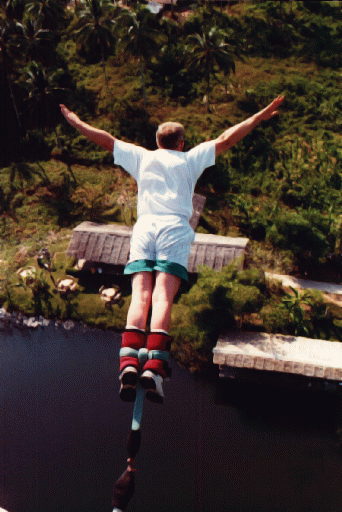
#> input picture image.png, 342 x 512 px
$ jupyter execute oliveira.ipynb
#> lines starting #> are read from the running program, lines starting #| are printed output that depends on the picture; after the words box and inside, x2 and y2 are one past the last pixel; in counts of white or black regions, pixels touching at a corner belong together
[cell 1]
import cv2
import numpy as np
import matplotlib.pyplot as plt
import plotly.express as px

[cell 2]
img = cv2.imread('image.png')
#> img is the input picture: shape (512, 342, 3); mean B, G, R 45.6, 52.7, 64.3
mask = cv2.imread('mask.png', 0)
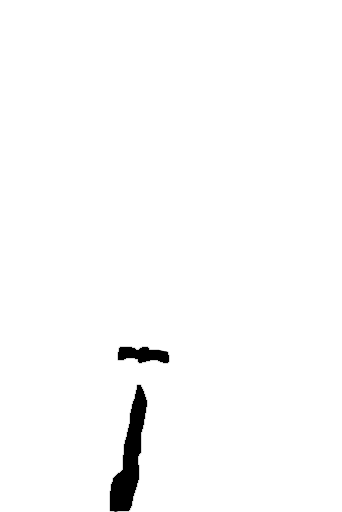
#> input picture mask.png, 342 x 512 px
#> mask: shape (512, 342); min 0, max 255, mean 251


# 2. On crée un "stack" (un paquet) des deux images
# Pour que ça marche, le masque doit avoir 3 canaux comme l'image
mask_3ch = cv2.merge([mask, mask, mask])
combined = np.stack([cv2.cvtColor(img, cv2.COLOR_BGR2RGB), mask_3ch])

# 3. Affichage avec Plotly Express
# facet_col=0 dit à Plotly de séparer le "stack" en deux colonnes
fig = px.imshow(combined, facet_col=0, binary_string=True)

# 4. On nomme les axes et les titres
fig.layout.annotations[0].text = "Image Originale"
fig.layout.annotations[1].text = "Masque"

fig.update_layout(showlegend=False)
fig.show()

[cell 3]
# [6 lines of commented-out code are left out]

mask = cv2.resize(mask, (img.shape[1], img.shape[0]))  # d'abord

pix_mask = []
for i in range(mask.shape[0]):
    for j in range(mask.shape[1]):
        if mask[i,j] < 100:
            pix_mask.append([i,j])

mask = cv2.resize(mask, (img.shape[1], img.shape[0]))
# mask_bin = cv2.threshold(mask, 127, 255, cv2.THRESH_BINARY)


# 3. Récupération du masque binaire (on prend l'index [1])
_, mask_only = cv2.threshold(mask, 127, 255, cv2.THRESH_BINARY)
#> mask_only: shape (512, 342); 98.4% white; 2 black regions, box (x1, y1, x2, y2) and area: (110, 385, 147, 512) 2125, (118, 347, 169, 363) 590

# 4. Application du masque
# On fait un "ET" entre l'image et elle-même, mais UNIQUEMENT là où le masque est blanc
img_m = cv2.bitwise_and(img, img, mask=mask_only)

# 5. Affichage Plotly Express
# Conversion BGR -> RGB pour que les couleurs soient les bonnes
img_m_rgb = cv2.cvtColor(img_m, cv2.COLOR_BGR2RGB)
fig = px.imshow(img_m_rgb)
fig.update_layout(title="Aperçu de la zone masquée (Coordonnées actives)")
fig.show()

[cell 4]
#algo

#noyeau 3 3
k = np.array([[1, 1, 1],
              [1, 0, 1],
              [1, 1, 1]])/8


k_5x5 = np.array([
    [1, 2,  4, 2, 1],
    [2, 4,  8, 4, 2],
    [4, 8,  0, 8, 4],
    [2, 4,  8, 4, 2],
    [1, 2,  4, 2, 1]
])
k_5x5 = k_5x5 / k_5x5.sum()  # normalisation propre


# [29 lines of commented-out code are left out]


mask_bool = np.zeros(img_m_rgb.shape[:2], dtype=bool)
for y, x in pix_mask:
    mask_bool[y, x] = True
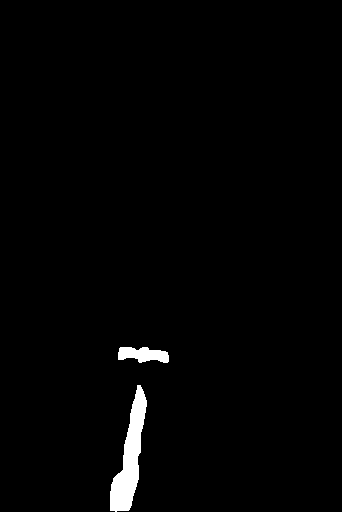
#> mask_bool: shape (512, 342) bool; 1.5% white; 2 white regions, box (x1, y1, x2, y2) and area: (110, 385, 147, 512) 2124, (118, 347, 169, 363) 589

k_5x5 = np.array([
    [1, 2,  4, 2, 1],
    [2, 4,  8, 4, 2],
    [4, 8,  0, 8, 4],
    [2, 4,  8, 4, 2],
    [1, 2,  4, 2, 1]
], dtype=np.float32) / 100

def algo_oliveira_opti(img, mask_indices, nb_iter=10):
#> called with nb_iter = 100
    image = img.astype(np.float32)

    #pix a reparés
    current_mask = set(map(tuple, mask_indices))

    for iteration in range(nb_iter):
        nouveaux_pixels = {}

        for (y, x) in current_mask:
            if not (2 <= y < image.shape[0]-2 and 2 <= x < image.shape[1]-2):
                continue

            voisins = image[y-2:y+3, x-2:x+3]

            # Masque de validité : sain = pas dans current_mask
            voisins_valides = np.array([
                [0 if (y+dy-2, x+dx-2) in current_mask else 1
                 for dx in range(5)]
                for dy in range(5)
            ], dtype=np.float32)

            noyau_adapte = k_5x5 * voisins_valides
            somme_poids = np.sum(noyau_adapte)

            if somme_poids > 0:
                noyau_normalise = noyau_adapte / somme_poids
                pixel_value = np.array([
                    np.sum(voisins[:,:,c] * noyau_normalise)
                    for c in range(3)
                ]) #numpy array r g b >< liste, pour pouvoir faire operations vectorielles
                #seuil :si assez de voisins sains, on valide ce pixel
                ratio_sains = somme_poids  # entre 0 et 1
                nouveaux_pixels[(y, x)] = (pixel_value, ratio_sains)

        if not nouveaux_pixels:
            break

        #ajout nouveaux pix a image et supp dans mask
        for (y, x), (pixel_value, ratio) in nouveaux_pixels.items():
            image[y, x] = pixel_value
            if ratio > 0.3:  #seuil
                current_mask.discard((y, x))

        print(f"It {iteration+1} : {len(current_mask)} pixels restants")
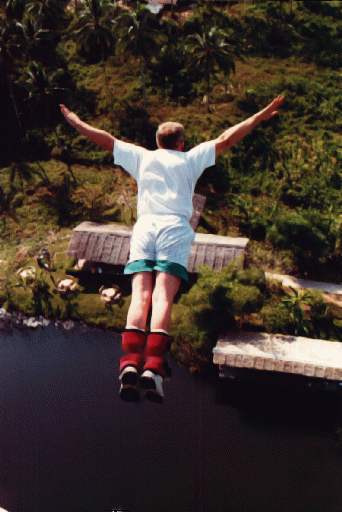
#> image: shape (512, 342, 3) float32; mean R, G, B 64.1, 52.4, 45.3

    return image.astype(np.uint8)
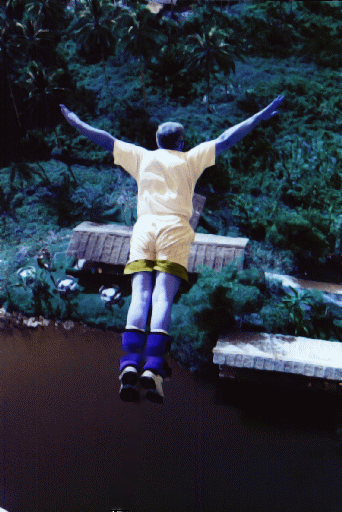
#> returned value: shape (512, 342, 3); mean of channels 0, 1, 2 64.1, 52.4, 45.3; drawn as B, G, R

[cell 5]
resultat = algo_oliveira_opti(img_m_rgb, pix_mask, nb_iter=100)
px.imshow(img_m_rgb).update_layout(title="Image depart").show()
px.imshow(resultat).update_layout(title="Image réparée").show()

[cell 6]
#algo oliviera classic 2001

def algo_oliveira(img, mask_indices, nb_iter=10):
#> called with nb_iter = 100
    image = img.astype(np.float32)

    #pix a reparés
    mask = set(map(tuple, mask_indices))

    for iteration in range(nb_iter):
        nouveaux_pixels = {}

        for (y, x) in mask:
            if not (2 <= y < image.shape[0]-2 and 2 <= x < image.shape[1]-2):
                continue

            voisins = image[y-2:y+3, x-2:x+3]


            # Masque de validité pour garder que pix avec couleurs (empeche persistance du noir)
            masque_valeur = np.any(voisins > 0, axis=2).astype(np.float32)
            noyau_adapte = k_5x5 * masque_valeur
            somme_poids = np.sum(noyau_adapte)

            somme_poids = np.sum(noyau_adapte)

            if somme_poids > 0:
                noyau_normalise = noyau_adapte / somme_poids
                pixel_value = np.array([
                    np.sum(voisins[:,:,c] * noyau_normalise)
                    for c in range(3)
                ]) #numpy array r g b >< liste, pour pouvoir faire operations vectorielles


                nouveaux_pixels[(y, x)] = (pixel_value)


        for (y, x), pixel_value in nouveaux_pixels.items():
            image[y, x] = pixel_value

        print(f"It {iteration+1}")
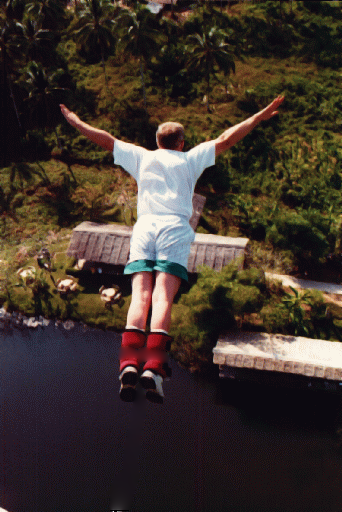
#> image: shape (512, 342, 3) float32; mean R, G, B 64.2, 52.4, 45.3

    return image.astype(np.uint8)
